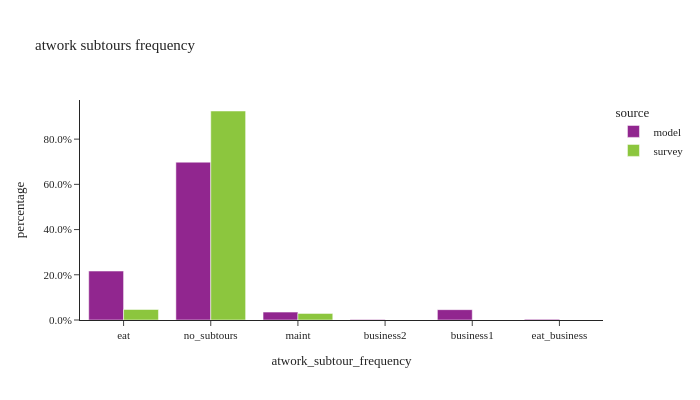

Notebook code cell kept with this figure:
### Code cell
util.plot_share_barchart(work_tour, 'tour_weight', 'atwork_subtour_frequency', title="atwork subtours frequency")

### Figure 1 — Plotly figure (JSON) as saved in the notebook; plotly's stock layout.template omitted (floating-point values rounded to 4 significant figures)
{"data": [{"alignmentgroup": "True", "customdata": [[288668], [930621], [46546], [2312], [60914], [4085]], "hovertemplate": "source=model<br>atwork_subtour_frequency=%{x}<br>percentage=%{y}<br>sample_size=%{customdata[0]}<extra></extra>", "legendgroup": "model", "marker": {"color": "#91268F", "pattern": {"shape": ""}}, "name": "model", "offsetgroup": "model", "orientation": "v", "showlegend": true, "textposition": "auto", "type": "bar", "x": ["eat", "no_subtours", "maint", "business2", "business1", "eat_business"], "xaxis": "x", "y": [0.2165, 0.6981, 0.03491, 0.001734, 0.04569, 0.003064], "yaxis": "y"}, {"alignmentgroup": "True", "customdata": [[70], [1395], [44]], "hovertemplate": "source=survey<br>atwork_subtour_frequency=%{x}<br>percentage=%{y}<br>sample_size=%{customdata[0]}<extra></extra>", "legendgroup": "survey", "marker": {"color": "#8CC63E", "pattern": {"shape": ""}}, "name": "survey", "offsetgroup": "survey", "orientation": "v", "showlegend": true, "textposition": "auto", "type": "bar", "x": ["eat", "no_subtours", "maint"], "xaxis": "x", "y": [0.04639, 0.9245, 0.02916], "yaxis": "y"}], "layout": {"barmode": "group", "height": 400, "legend": {"title": {"text": "source"}, "tracegroupgap": 0}, "title": {"text": "atwork subtours frequency"}, "width": 700, "xaxis": {"anchor": "y", "domain": [0.0, 1.0], "title": {"text": "atwork_subtour_frequency"}}, "yaxis": {"anchor": "x", "domain": [0.0, 1.0], "tickformat": ".1%", "title": {"text": "percentage"}}}}
